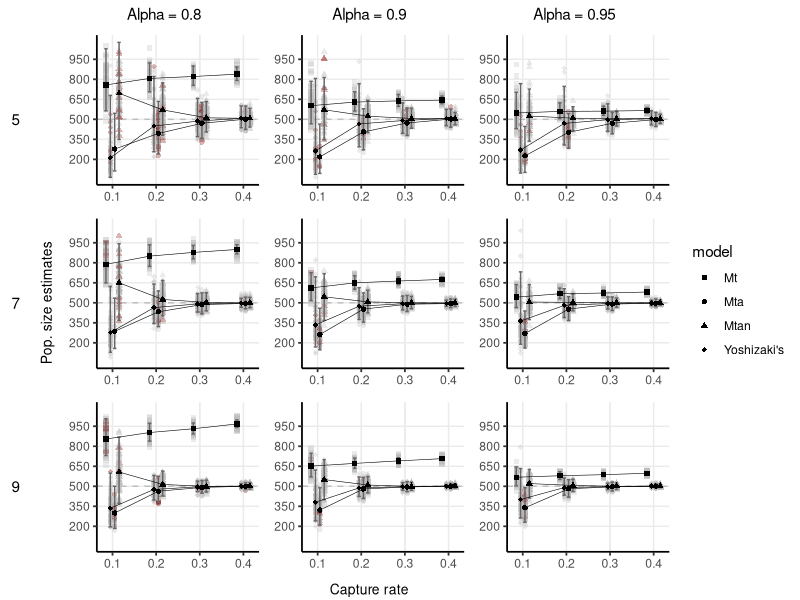
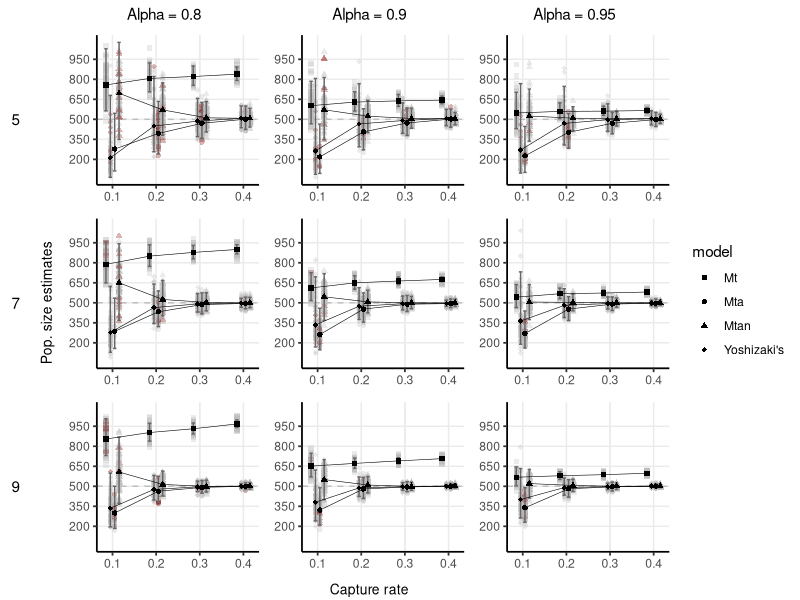

The R source for these figures, in order:
library(tidyverse)
library(scales)
library(gridExtra)
library(cowplot)

# ------ Data ------ ----

biasSummary <- read.csv("./results/noRep_AllModels_AllResults.csv") %>% 
  filter(N == 500, Convergence == 1) %>% 
  mutate(Convergence = as.factor((N_Rhat<= 1.1) * 1)) %>% 
  mutate(p = case_when(model == "classical" ~ p-0.015,
                       model == "noSingle" ~ p-0.005,
                       model == "LMMPt" ~ p+0.005,
                       model == "LMMqPtab" ~ p+0.015),
         model = as.factor(model),
         Convergence = fct_relevel(Convergence, "1", "0")) %>% 
  mutate(model = fct_recode(model, "Yoshizaki's" = "noSingle",
                            "Mta" = "LMMPt",
                            "Mtan" = "LMMqPtab",
                            "Mt" = "classical"))
biasSummaryMeans <- biasSummary %>% 
  group_by(model, p, alpha, S, Prior) %>% 
  summarise(N_estim = mean(N_mean),
            N_2.5 = mean(N_2.5),
            N_97.5 = mean(N_97.5)) %>% 
  ungroup()

minN <- min(floor(min(biasSummaryMeans$N_2.5)/10)*10,
            min(biasSummary$N_mean))
maxN <- max(500, 
            ceiling(max(biasSummaryMeans$N_97.5)/10)*10, 
            max(biasSummary$N_mean))
maxN <- ceiling(max(biasSummaryMeans$N_97.5)/10)*10

# ------ Theme ------ ----
S <- c(5, 7, 9)
models <- unique(biasSummary$model)
als <- unique(biasSummary$alpha)

# Themes and graphic parameters
pointsSize <- 2
boxLinesWidth <- 0.6
plotLinesWidth <- 0.2
labelSize <- 11

myThemePdf <- 
  # theme_classic() +
  theme(panel.background = element_rect(fill = "white", colour = NA), 
        # panel.border = element_rect(fill = NA, colour = "grey20"), 
        panel.grid = element_line(colour = "grey92"), 
        panel.grid.minor = element_line(size = rel(0.5)),
        axis.line = element_line(colour = 'black', 
                                 size=boxLinesWidth, linetype='solid'),
        strip.background = element_rect(fill = "white", colour = "black", 
                                        size = rel(2)),
        axis.ticks = element_line(size = boxLinesWidth),
        axis.title = element_blank(),
        panel.grid.minor.x = element_line(size = boxLinesWidth*0.8),
        panel.grid.minor.y = element_line(size = boxLinesWidth*0.8),
        legend.position = "none")


# ------ List of plots ------ ----
plts <- list("5" = list(), "7" = list(), "9" = list())
for(s in unique(biasSummary$S)){
  for(a in als){
    
    # subset of the data
    biasSummaryTmp <- biasSummary %>%
      filter(S == s, alpha == a)
    biasSummaryMeansTmp <- biasSummaryMeans %>% 
      filter(S == s, alpha == a)
    
    # boxplots of estimations of N 
    plts[[as.character(s)]][[as.character(a)]]  <- ggplot()+
      geom_hline(aes(yintercept = 500), lty = "dashed", col = "grey") +
      # all points
      geom_point(data = biasSummaryTmp,
                  aes(x=p, y=N_mean, shape = model, color = Convergence),
                  alpha = 0.3) +
      # means of 95% interval limits
      geom_errorbar(data = biasSummaryMeansTmp,
                    aes(x=p, ymin=N_2.5, ymax=N_97.5, group = model), 
                    col = "grey40", width = 0.008) +
      # means
      geom_line(data = biasSummaryMeansTmp,
                aes(x=p, y=N_estim, group = model), 
                size = plotLinesWidth) +
      geom_point(data = biasSummaryMeansTmp,
                 aes(x=p, y=N_estim, shape = model)) +
      # theme
      scale_color_manual(values = c("grey", "darkred")) +
      scale_shape_manual(values=c(15:18))+
      myThemePdf +
      scale_x_continuous(minor_breaks = c(0.1, 0.2, 0.3, 0.4)) +
      scale_y_continuous(minor_breaks = seq(200, 1000, 150),
                         breaks = seq(200, 1000, 150),
                         limits = c(minN, maxN) ) 
    
    
  }
}


# ------ Arrange plots  ------ ----
# Legend
p <- biasSummaryMeansTmp %>% 
  ggplot(aes(x=p, y=N_estim))+
  geom_point(aes(shape = model)) +
  scale_shape_manual(values=c(15:18))+
  theme_bw()
legend <- plot_grid(get_legend(p))

# labels of the alpha
mod1 <- ggdraw() + draw_label("Alpha = 0.8", size = labelSize)
mod2 <- ggdraw() + draw_label("Alpha = 0.9", size = labelSize)
mod3 <- ggdraw() + draw_label("Alpha = 0.95", size = labelSize)
modGrid <- plot_grid(mod1, mod2, mod3, ncol = 3)

# label of the number of occasion
s1 <- ggdraw() + draw_label("5", size = labelSize)
s2 <- ggdraw() + draw_label("7", size = labelSize)
s3 <- ggdraw() + draw_label("9", size = labelSize)
sGrid <- plot_grid(s1, s2, s3, ncol = 1)

# label axes
labx <- ggdraw() + draw_label("Capture rate", size = 10)
laby <- ggdraw() + draw_label("Pop. size estimates", 
                              angle = 90, size = 10)

# grids of plots
plotGrid5 <- plot_grid(plotlist = plts[["5"]], ncol = 3)
plotGrid7 <- plot_grid(plotlist = plts[["7"]], ncol = 3)
plotGrid9 <- plot_grid(plotlist = plts[["9"]], ncol = 3)
plotGrid <- plot_grid(plotGrid5, plotGrid7, plotGrid9, ncol = 1)

# grid with labels and boxplots
pGrid <- plot_grid(NULL, NULL, modGrid, NULL,
                   sGrid, laby, plotGrid, legend,
                   NULL, NULL, labx, NULL,
                   rel_widths = c(0.05, 0.05, 1, 0.2), 
                   rel_heights = c(0.05, 1, 0.04))

# ------ Plot grid ------ ----

plot(pGrid)

pdf(file=paste("./figures/allModels_N500Estim_v2.pdf", sep=""), 
    width = 7.8, height = 5.4,
    onefile = TRUE)
  plot(pGrid)
dev.off()
